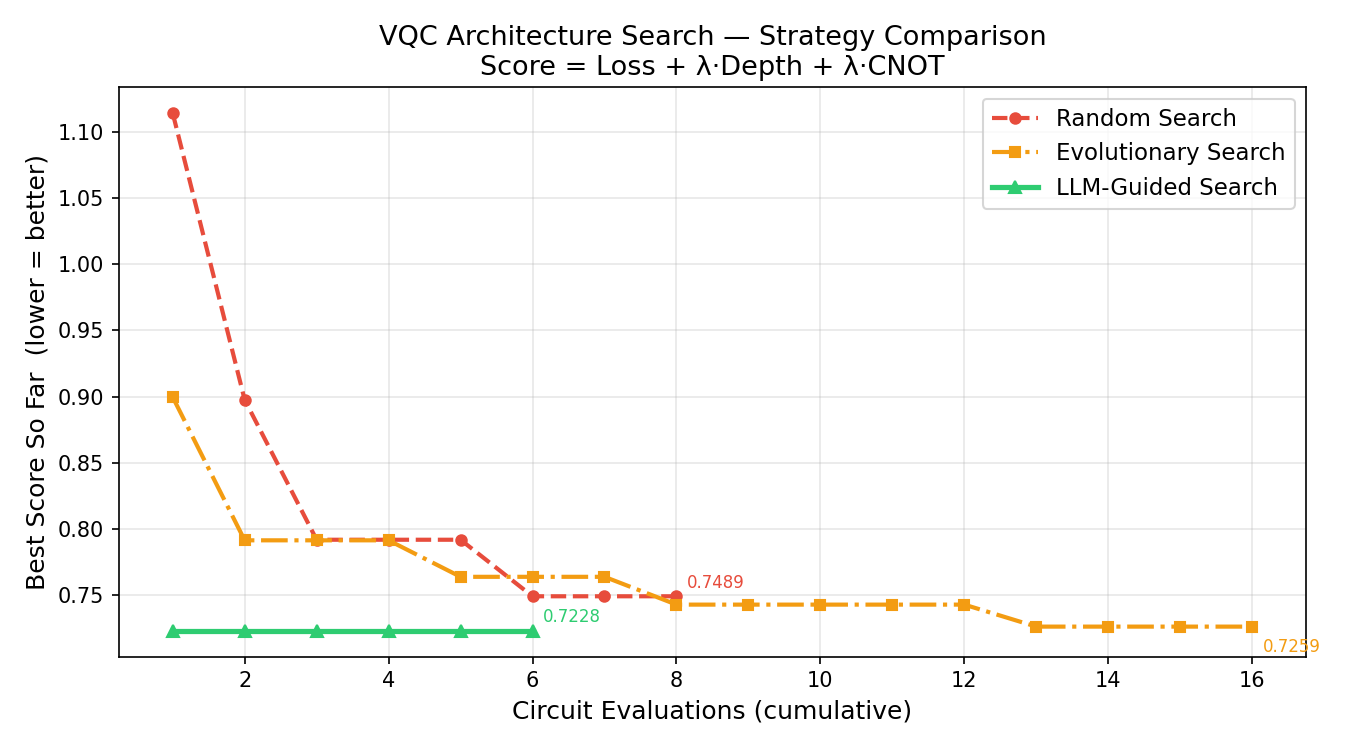

This figure's Python source:
import matplotlib.pyplot as plt
import matplotlib.ticker as ticker


def plot_comparison(random_scores, evolution_scores, llm_scores,
                    save_path="comparison_plot.png"):
    """
    Plots best-score-so-far convergence curves for all three search strategies.

    X-axis: cumulative circuit evaluation number
    Y-axis: best hardware-efficiency score found so far (lower = better)

    Args:
        random_scores:    list of floats from run_search()
        evolution_scores: list of floats from run_evolution_search()
        llm_scores:       list of floats from run_llm_search()
        save_path:        file to save the figure to
    """

    fig, ax = plt.subplots(figsize=(9, 5))

    # ── Plot convergence curves ──────────────────────────────────────────
    ax.plot(
        range(1, len(random_scores) + 1), random_scores,
        marker="o", linewidth=2, markersize=5,
        label="Random Search", color="#e74c3c", linestyle="--"
    )
    ax.plot(
        range(1, len(evolution_scores) + 1), evolution_scores,
        marker="s", linewidth=2, markersize=5,
        label="Evolutionary Search", color="#f39c12", linestyle="-."
    )
    ax.plot(
        range(1, len(llm_scores) + 1), llm_scores,
        marker="^", linewidth=2.5, markersize=6,
        label="LLM-Guided Search", color="#2ecc71", linestyle="-"
    )

    # ── Annotate final best values ───────────────────────────────────────
    ax.annotate(f"{random_scores[-1]:.4f}",
                xy=(len(random_scores), random_scores[-1]),
                xytext=(5, 4), textcoords="offset points",
                fontsize=8, color="#e74c3c")
    ax.annotate(f"{evolution_scores[-1]:.4f}",
                xy=(len(evolution_scores), evolution_scores[-1]),
                xytext=(5, -12), textcoords="offset points",
                fontsize=8, color="#f39c12")
    ax.annotate(f"{llm_scores[-1]:.4f}",
                xy=(len(llm_scores), llm_scores[-1]),
                xytext=(5, 4), textcoords="offset points",
                fontsize=8, color="#2ecc71")

    # ── Labels and style ─────────────────────────────────────────────────
    ax.set_xlabel("Circuit Evaluations (cumulative)", fontsize=12)
    ax.set_ylabel("Best Score So Far  (lower = better)", fontsize=12)
    ax.set_title("VQC Architecture Search — Strategy Comparison\n"
                 "Score = Loss + λ·Depth + λ·CNOT", fontsize=13)
    ax.legend(fontsize=11)
    ax.grid(True, alpha=0.3)
    ax.xaxis.set_major_locator(ticker.MaxNLocator(integer=True))

    plt.tight_layout()
    plt.savefig(save_path, dpi=150)
    print(f"\n[Plot] Saved to: {save_path}")
    plt.show()
